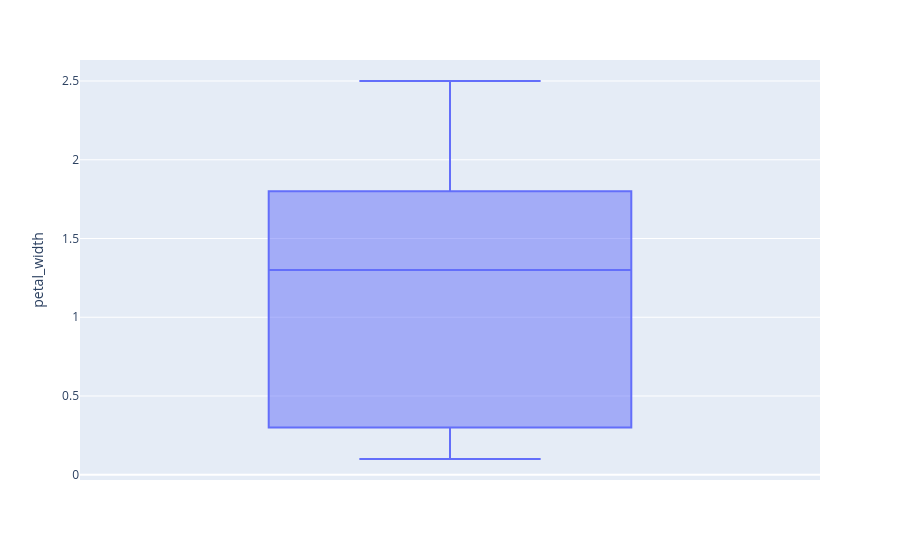

The cell this chart's notebook holds for it:
### Code cell
ex.box(data_frame=df, y="petal_width")

### Figure 1 — Plotly figure (JSON) as saved in the notebook; plotly's stock layout.template omitted (floating-point values rounded to 4 significant figures; data arrays with more than 128 entries replaced by an {"elided": "..."} marker saying what was removed)
{"data": [{"alignmentgroup": "True", "hovertemplate": "petal_width=%{y}<extra></extra>", "legendgroup": "", "marker": {"color": "#636efa"}, "name": "", "notched": false, "offsetgroup": "", "orientation": "v", "showlegend": false, "type": "box", "x0": " ", "xaxis": "x", "y": {"elided": "150 float values"}, "y0": " ", "yaxis": "y"}], "layout": {"boxmode": "group", "legend": {"tracegroupgap": 0}, "margin": {"t": 60}, "xaxis": {"anchor": "y", "domain": [0, 1]}, "yaxis": {"anchor": "x", "domain": [0, 1], "title": {"text": "petal_width"}}}}
